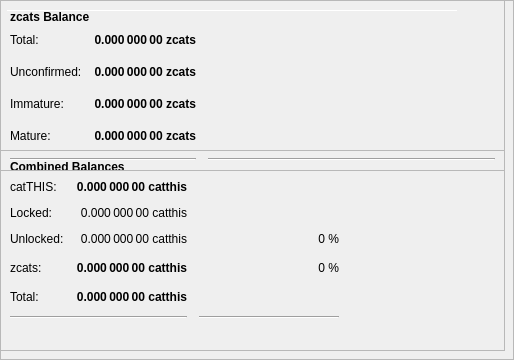
        <widget class="QFrame" name="frameObfuscation">
         <property name="minimumSize">
          <size>
           <width>0</width>
           <height>350</height>
          </size>
         </property>
         <property name="layoutDirection">
          <enum>Qt::LeftToRight</enum>
         </property>
         <property name="frameShape">
          <enum>QFrame::StyledPanel</enum>
         </property>
         <property name="frameShadow">
          <enum>QFrame::Raised</enum>
         </property>
         <widget class="QPushButton" name="runAutoDenom">
          <property name="geometry">
           <rect>
            <x>251</x>
            <y>17</y>
            <width>1</width>
            <height>1</height>
           </rect>
          </property>
          <property name="palette">
           <palette>
            <active>
             <colorrole role="WindowText">
              <brush brushstyle="SolidPattern">
               <color alpha="255">
                <red>0</red>
                <green>0</green>
                <blue>0</blue>
               </color>
              </brush>
             </colorrole>
             <colorrole role="Button">
              <brush brushstyle="SolidPattern">
               <color alpha="255">
                <red>239</red>
                <green>238</green>
                <blue>238</blue>
               </color>
              </brush>
             </colorrole>
             <colorrole role="Light">
              <brush brushstyle="SolidPattern">
               <color alpha="255">
                <red>255</red>
                <green>255</green>
                <blue>255</blue>
               </color>
              </brush>
             </colorrole>
             <colorrole role="Midlight">
              <brush brushstyle="SolidPattern">
               <color alpha="255">
                <red>247</red>
                <green>246</green>
                <blue>246</blue>
               </color>
              </brush>
             </colorrole>
             <colorrole role="Dark">
              <brush brushstyle="SolidPattern">
               <color alpha="255">
                <red>119</red>
                <green>119</green>
                <blue>119</blue>
               </color>
              </brush>
             </colorrole>
             <colorrole role="Mid">
              <brush brushstyle="SolidPattern">
               <color alpha="255">
                <red>159</red>
                <green>159</green>
                <blue>159</blue>
               </color>
              </brush>
             </colorrole>
             <colorrole role="Text">
              <brush brushstyle="SolidPattern">
               <color alpha="255">
                <red>0</red>
                <green>0</green>
                <blue>0</blue>
               </color>
              </brush>
             </colorrole>
             <colorrole role="BrightText">
              <brush brushstyle="SolidPattern">
               <color alpha="255">
                <red>255</red>
                <green>255</green>
                <blue>255</blue>
               </color>
              </brush>
             </colorrole>
             <colorrole role="ButtonText">
              <brush brushstyle="SolidPattern">
               <color alpha="255">
                <red>0</red>
                <green>0</green>
                <blue>0</blue>
               </color>
              </brush>
             </colorrole>
             <colorrole role="Base">
              <brush brushstyle="SolidPattern">
               <color alpha="255">
                <red>255</red>
                <green>255</green>
                <blue>255</blue>
               </color>
              </brush>
             </colorrole>
             <colorrole role="Window">
              <brush brushstyle="SolidPattern">
               <color alpha="255">
                <red>239</red>
                <green>238</green>
                <blue>238</blue>
               </color>
              </brush>
             </colorrole>
             <colorrole role="Shadow">
              <brush brushstyle="SolidPattern">
               <color alpha="255">
                <red>0</red>
                <green>0</green>
                <blue>0</blue>
               </color>
              </brush>
             </colorrole>
             <colorrole role="AlternateBase">
              <brush brushstyle="SolidPattern">
               <color alpha="255">
                <red>247</red>
                <green>246</green>
                <blue>246</blue>
               </color>
              </brush>
             </colorrole>
             <colorrole role="ToolTipBase">
              <brush brushstyle="SolidPattern">
               <color alpha="255">
                <red>255</red>
                <green>255</green>
                <blue>220</blue>
               </color>
              </brush>
             </colorrole>
             <colorrole role="ToolTipText">
              <brush brushstyle="SolidPattern">
               <color alpha="255">
                <red>0</red>
                <green>0</green>
                <blue>0</blue>
               </color>
              </brush>
             </colorrole>
            </active>
            <inactive>
             <colorrole role="WindowText">
              <brush brushstyle="SolidPattern">
               <color alpha="255">
                <red>0</red>
                <green>0</green>
                <blue>0</blue>
               </color>
              </brush>
             </colorrole>
             <colorrole role="Button">
              <brush brushstyle="SolidPattern">
               <color alpha="255">
                <red>239</red>
                <green>238</green>
                <blue>238</blue>
               </color>
              </brush>
             </colorrole>
             <colorrole role="Light">
              <brush brushstyle="SolidPattern">
               <color alpha="255">
                <red>255</red>
                <green>255</green>
                <blue>255</blue>
               </color>
              </brush>
             </colorrole>
             <colorrole role="Midlight">
              <brush brushstyle="SolidPattern">
               <color alpha="255">
                <red>247</red>
                <green>246</green>
                <blue>246</blue>
               </color>
              </brush>
             </colorrole>
             <colorrole role="Dark">
              <brush brushstyle="SolidPattern">
               <color alpha="255">
                <red>119</red>
                <green>119</green>
                <blue>119</blue>
               </color>
              </brush>
             </colorrole>
             <colorrole role="Mid">
              <brush brushstyle="SolidPattern">
               <color alpha="255">
                <red>159</red>
                <green>159</green>
                <blue>159</blue>
               </color>
              </brush>
             </colorrole>
             <colorrole role="Text">
              <brush brushstyle="SolidPattern">
               <color alpha="255">
                <red>0</red>
                <green>0</green>
                <blue>0</blue>
               </color>
              </brush>
             </colorrole>
             <colorrole role="BrightText">
              <brush brushstyle="SolidPattern">
               <color alpha="255">
                <red>255</red>
                <green>255</green>
                <blue>255</blue>
               </color>
              </brush>
             </colorrole>
             <colorrole role="ButtonText">
              <brush brushstyle="SolidPattern">
               <color alpha="255">
                <red>0</red>
                <green>0</green>
                <blue>0</blue>
               </color>
              </brush>
             </colorrole>
             <colorrole role="Base">
              <brush brushstyle="SolidPattern">
               <color alpha="255">
                <red>255</red>
                <green>255</green>
                <blue>255</blue>
               </color>
              </brush>
             </colorrole>
             <colorrole role="Window">
              <brush brushstyle="SolidPattern">
               <color alpha="255">
                <red>239</red>
                <green>238</green>
                <blue>238</blue>
               </color>
              </brush>
             </colorrole>
             <colorrole role="Shadow">
              <brush brushstyle="SolidPattern">
               <color alpha="255">
                <red>0</red>
                <green>0</green>
                <blue>0</blue>
               </color>
              </brush>
             </colorrole>
             <colorrole role="AlternateBase">
              <brush brushstyle="SolidPattern">
               <color alpha="255">
                <red>247</red>
                <green>246</green>
                <blue>246</blue>
               </color>
              </brush>
             </colorrole>
             <colorrole role="ToolTipBase">
              <brush brushstyle="SolidPattern">
               <color alpha="255">
                <red>255</red>
                <green>255</green>
                <blue>220</blue>
               </color>
              </brush>
             </colorrole>
             <colorrole role="ToolTipText">
              <brush brushstyle="SolidPattern">
               <color alpha="255">
                <red>0</red>
                <green>0</green>
                <blue>0</blue>
               </color>
              </brush>
             </colorrole>
            </inactive>
            <disabled>
             <colorrole role="WindowText">
              <brush brushstyle="SolidPattern">
               <color alpha="255">
                <red>119</red>
                <green>119</green>
                <blue>119</blue>
               </color>
              </brush>
             </colorrole>
             <colorrole role="Button">
              <brush brushstyle="SolidPattern">
               <color alpha="255">
                <red>239</red>
                <green>238</green>
                <blue>238</blue>
               </color>
              </brush>
             </colorrole>
             <colorrole role="Light">
              <brush brushstyle="SolidPattern">
               <color alpha="255">
                <red>255</red>
                <green>255</green>
                <blue>255</blue>
               </color>
              </brush>
             </colorrole>
             <colorrole role="Midlight">
              <brush brushstyle="SolidPattern">
               <color alpha="255">
                <red>247</red>
                <green>246</green>
                <blue>246</blue>
               </color>
              </brush>
             </colorrole>
             <colorrole role="Dark">
              <brush brushstyle="SolidPattern">
               <color alpha="255">
                <red>119</red>
                <green>119</green>
                <blue>119</blue>
               </color>
              </brush>
             </colorrole>
             <colorrole role="Mid">
              <brush brushstyle="SolidPattern">
               <color alpha="255">
                <red>159</red>
                <green>159</green>
                <blue>159</blue>
               </color>
              </brush>
             </colorrole>
             <colorrole role="Text">
              <brush brushstyle="SolidPattern">
               <color alpha="255">
                <red>119</red>
                <green>119</green>
                <blue>119</blue>
               </color>
              </brush>
             </colorrole>
             <colorrole role="BrightText">
              <brush brushstyle="SolidPattern">
               <color alpha="255">
                <red>255</red>
                <green>255</green>
                <blue>255</blue>
               </color>
              </brush>
             </colorrole>
             <colorrole role="ButtonText">
              <brush brushstyle="SolidPattern">
               <color alpha="255">
                <red>119</red>
                <green>119</green>
                <blue>119</blue>
               </color>
              </brush>
             </colorrole>
             <colorrole role="Base">
              <brush brushstyle="SolidPattern">
               <color alpha="255">
                <red>239</red>
                <green>238</green>
                <blue>238</blue>
               </color>
              </brush>
             </colorrole>
             <colorrole role="Window">
              <brush brushstyle="SolidPattern">
               <color alpha="255">
                <red>239</red>
                <green>238</green>
                <blue>238</blue>
               </color>
              </brush>
             </colorrole>
             <colorrole role="Shadow">
              <brush brushstyle="SolidPattern">
               <color alpha="255">
                <red>0</red>
                <green>0</green>
                <blue>0</blue>
               </color>
              </brush>
             </colorrole>
             <colorrole role="AlternateBase">
              <brush brushstyle="SolidPattern">
               <color alpha="255">
                <red>239</red>
                <green>238</green>
                <blue>238</blue>
               </color>
              </brush>
             </colorrole>
             <colorrole role="ToolTipBase">
              <brush brushstyle="SolidPattern">
               <color alpha="255">
                <red>255</red>
                <green>255</green>
                <blue>220</blue>
               </color>
              </brush>
             </colorrole>
             <colorrole role="ToolTipText">
              <brush brushstyle="SolidPattern">
               <color alpha="255">
                <red>0</red>
                <green>0</green>
                <blue>0</blue>
               </color>
              </brush>
             </colorrole>
            </disabled>
           </palette>
          </property>
          <property name="focusPolicy">
           <enum>Qt::NoFocus</enum>
          </property>
          <property name="autoFillBackground">
           <bool>true</bool>
          </property>
          <property name="text">
           <string/>
          </property>
          <property name="flat">
           <bool>true</bool>
          </property>
         </widget>
         <widget class="Line" name="line">
          <property name="geometry">
           <rect>
            <x>7</x>
            <y>10</y>
            <width>451</width>
            <height>1</height>
           </rect>
          </property>
          <property name="orientation">
           <enum>Qt::Horizontal</enum>
          </property>
         </widget>
         <widget class="QFrame" name="frame_3">
          <property name="geometry">
           <rect>
            <x>0</x>
            <y>150</y>
            <width>505</width>
            <height>201</height>
           </rect>
          </property>
          <property name="frameShape">
           <enum>QFrame::StyledPanel</enum>
          </property>
          <property name="frameShadow">
           <enum>QFrame::Raised</enum>
          </property>
          <layout class="QVBoxLayout" name="verticalLayout_5">
           <item>
            <layout class="QHBoxLayout" name="horizontalLayout_5" stretch="0">
             <item>
              <widget class="QLabel" name="label_5z">
               <property name="maximumSize">
                <size>
                 <width>16777215</width>
                 <height>20</height>
                </size>
               </property>
               <property name="font">
                <font>
                 <weight>75</weight>
                 <bold>true</bold>
                </font>
               </property>
               <property name="toolTip">
                <string>Combined Balances (including unconfirmed and immature coins)</string>
               </property>
               <property name="text">
                <string>&lt;html&gt;&lt;head/&gt;&lt;body&gt;&lt;p&gt;Combined Balances&lt;/p&gt;&lt;/body&gt;&lt;/html&gt;</string>
               </property>
              </widget>
             </item>
            </layout>
           </item>
           <item>
            <layout class="QGridLayout" name="gridLayout_3">
             <property name="spacing">
              <number>12</number>
             </property>
             <item row="7" column="0" colspan="2">
              <widget class="Line" name="lineSpendableBalance_3">
               <property name="orientation">
                <enum>Qt::Horizontal</enum>
               </property>
              </widget>
             </item>
             <item row="7" column="2">
              <widget class="Line" name="lineWatchBalance_3">
               <property name="sizePolicy">
                <sizepolicy hsizetype="Preferred" vsizetype="Fixed">
                 <horstretch>0</horstretch>
                 <verstretch>0</verstretch>
                </sizepolicy>
               </property>
               <property name="minimumSize">
                <size>
                 <width>140</width>
                 <height>0</height>
                </size>
               </property>
               <property name="orientation">
                <enum>Qt::Horizontal</enum>
               </property>
              </widget>
             </item>
             <item row="4" column="1">
              <widget class="QLabel" name="labelzBalancez">
               <property name="font">
                <font>
                 <weight>75</weight>
                 <bold>true</bold>
                </font>
               </property>
               <property name="cursor">
                <cursorShape>IBeamCursor</cursorShape>
               </property>
               <property name="toolTip">
                <string>Total of transactions that have yet to be confirmed, and do not yet count toward the spendable balance</string>
               </property>
               <property name="text">
                <string notr="true">0.000 000 00 catthis</string>
               </property>
               <property name="alignment">
                <set>Qt::AlignRight|Qt::AlignTrailing|Qt::AlignVCenter</set>
               </property>
               <property name="textInteractionFlags">
                <set>Qt::LinksAccessibleByMouse|Qt::TextSelectableByKeyboard|Qt::TextSelectableByMouse</set>
               </property>
              </widget>
             </item>
             <item row="6" column="1">
              <widget class="QLabel" name="labelTotalz">
               <property name="font">
                <font>
                 <weight>75</weight>
                 <bold>true</bold>
                </font>
               </property>
               <property name="cursor">
                <cursorShape>IBeamCursor</cursorShape>
               </property>
               <property name="toolTip">
                <string>Total Balance, including unconfirmed and immature coins.</string>
               </property>
               <property name="text">
                <string notr="true">0.000 000 00 catthis</string>
               </property>
               <property name="alignment">
                <set>Qt::AlignRight|Qt::AlignTrailing|Qt::AlignVCenter</set>
               </property>
               <property name="textInteractionFlags">
                <set>Qt::LinksAccessibleByMouse|Qt::TextSelectableByKeyboard|Qt::TextSelectableByMouse</set>
               </property>
              </widget>
             </item>
             <item row="4" column="3">
              <spacer name="horizontalSpacer_6">
               <property name="orientation">
                <enum>Qt::Horizontal</enum>
               </property>
               <property name="sizeHint" stdset="0">
                <size>
                 <width>40</width>
                 <height>20</height>
                </size>
               </property>
              </spacer>
             </item>
             <item row="6" column="0">
              <widget class="QLabel" name="labelTotalTextz">
               <property name="text">
                <string>Total:</string>
               </property>
              </widget>
             </item>
             <item row="1" column="0">
              <widget class="QLabel" name="labelBalanceTextz">
               <property name="text">
                <string>catTHIS:</string>
               </property>
              </widget>
             </item>
             <item row="1" column="1">
              <widget class="QLabel" name="labelBalancez">
               <property name="font">
                <font>
                 <weight>75</weight>
                 <bold>true</bold>
                </font>
               </property>
               <property name="cursor">
                <cursorShape>IBeamCursor</cursorShape>
               </property>
               <property name="toolTip">
                <string>Your current spendable balance</string>
               </property>
               <property name="text">
                <string notr="true">0.000 000 00 catthis</string>
               </property>
               <property name="alignment">
                <set>Qt::AlignRight|Qt::AlignTrailing|Qt::AlignVCenter</set>
               </property>
               <property name="textInteractionFlags">
                <set>Qt::LinksAccessibleByMouse|Qt::TextSelectableByKeyboard|Qt::TextSelectableByMouse</set>
               </property>
              </widget>
             </item>
             <item row="4" column="0">
              <widget class="QLabel" name="labelzBalanceTextz">
               <property name="toolTip">
                <string/>
               </property>
               <property name="text">
                <string>zcats:</string>
               </property>
              </widget>
             </item>
             <item row="4" column="2">
              <widget class="QLabel" name="labelzcatsPercent">
               <property name="toolTip">
                <string>Current percentage of zcats.
If AutoMint is enabled this percentage will settle around the configured AutoMint percentage (default = 10%)</string>
               </property>
               <property name="text">
                <string>0 %</string>
               </property>
               <property name="alignment">
                <set>Qt::AlignRight|Qt::AlignTrailing|Qt::AlignVCenter</set>
               </property>
              </widget>
             </item>
             <item row="6" column="2">
              <widget class="QLabel" name="label100Percent">
               <property name="text">
                <string/>
               </property>
               <property name="alignment">
                <set>Qt::AlignRight|Qt::AlignTrailing|Qt::AlignVCenter</set>
               </property>
              </widget>
             </item>
             <item row="2" column="1">
              <widget class="QLabel" name="labelLockedBalance">
               <property name="toolTip">
                <string>Locked catthis or Masternode collaterals. These are excluded from zcats minting.</string>
               </property>
               <property name="text">
                <string>0.000 000 00 catthis</string>
               </property>
               <property name="alignment">
                <set>Qt::AlignRight|Qt::AlignTrailing|Qt::AlignVCenter</set>
               </property>
              </widget>
             </item>
             <item row="2" column="0">
              <widget class="QLabel" name="labelLockedBalanceText">
               <property name="toolTip">
                <string>Locked catthis or Masternode collaterals. These are excluded from zcats minting.</string>
               </property>
               <property name="text">
                <string>Locked:</string>
               </property>
              </widget>
             </item>
             <item row="3" column="0">
              <widget class="QLabel" name="labelUnLockedBalanceText">
               <property name="toolTip">
                <string>Unlocked catthiss. These can be used for zcats minting.</string>
               </property>
               <property name="text">
                <string>Unlocked:</string>
               </property>
              </widget>
             </item>
             <item row="3" column="1">
              <widget class="QLabel" name="labelUnLockedBalance">
               <property name="toolTip">
                <string>Unlocked catthiss. These can be used for zcats minting.</string>
               </property>
               <property name="text">
                <string>0.000 000 00 catthis</string>
               </property>
               <property name="alignment">
                <set>Qt::AlignRight|Qt::AlignTrailing|Qt::AlignVCenter</set>
               </property>
              </widget>
             </item>
             <item row="3" column="2">
              <widget class="QLabel" name="labelcatthisPercent">
               <property name="text">
                <string>0 %</string>
               </property>
               <property name="alignment">
                <set>Qt::AlignRight|Qt::AlignTrailing|Qt::AlignVCenter</set>
               </property>
              </widget>
             </item>
            </layout>
           </item>
           <item>
            <spacer name="verticalSpacer">
             <property name="orientation">
              <enum>Qt::Vertical</enum>
             </property>
             <property name="sizeHint" stdset="0">
              <size>
               <width>20</width>
               <height>40</height>
              </size>
             </property>
            </spacer>
           </item>
          </layout>
         </widget>
         <widget class="QFrame" name="frame_4">
          <property name="geometry">
           <rect>
            <x>0</x>
            <y>0</y>
            <width>505</width>
            <height>171</height>
           </rect>
          </property>
          <property name="frameShape">
           <enum>QFrame::StyledPanel</enum>
          </property>
          <property name="frameShadow">
           <enum>QFrame::Raised</enum>
          </property>
          <layout class="QVBoxLayout" name="verticalLayout_7">
           <item>
            <layout class="QHBoxLayout" name="horizontalLayout_8" stretch="0">
             <item>
              <widget class="QLabel" name="label_5z_3">
               <property name="maximumSize">
                <size>
                 <width>16777215</width>
                 <height>20</height>
                </size>
               </property>
               <property name="font">
                <font>
                 <weight>75</weight>
                 <bold>true</bold>
                </font>
               </property>
               <property name="text">
                <string>zcats Balance</string>
               </property>
              </widget>
             </item>
            </layout>
           </item>
           <item>
            <layout class="QGridLayout" name="gridLayout_5">
             <property name="spacing">
              <number>12</number>
             </property>
             <item row="4" column="0">
              <widget class="QLabel" name="labelzBalanceMatureText">
               <property name="toolTip">
                <string>Mature: more than 20 confirmation and more than 1 mints of the same denomination after it was minted.
These zcats are spendable.</string>
               </property>
               <property name="text">
                <string>Mature:</string>
               </property>
              </widget>
             </item>
             <item row="5" column="0" colspan="2">
              <widget class="Line" name="lineSpendableBalance_5">
               <property name="orientation">
                <enum>Qt::Horizontal</enum>
               </property>
              </widget>
             </item>
             <item row="1" column="1">
              <widget class="QLabel" name="labelzBalance">
               <property name="font">
                <font>
                 <weight>75</weight>
                 <bold>true</bold>
                </font>
               </property>
               <property name="cursor">
                <cursorShape>IBeamCursor</cursorShape>
               </property>
               <property name="toolTip">
                <string>All available zcats, unconfirmed and immature zcats included.</string>
               </property>
               <property name="text">
                <string notr="true">0.000 000 00 zcats</string>
               </property>
               <property name="alignment">
                <set>Qt::AlignRight|Qt::AlignTrailing|Qt::AlignVCenter</set>
               </property>
               <property name="textInteractionFlags">
                <set>Qt::LinksAccessibleByMouse|Qt::TextSelectableByKeyboard|Qt::TextSelectableByMouse</set>
               </property>
              </widget>
             </item>
             <item row="5" column="2">
              <widget class="Line" name="lineWatchBalance_5">
               <property name="sizePolicy">
                <sizepolicy hsizetype="Preferred" vsizetype="Fixed">
                 <horstretch>0</horstretch>
                 <verstretch>0</verstretch>
                </sizepolicy>
               </property>
               <property name="minimumSize">
                <size>
                 <width>140</width>
                 <height>0</height>
                </size>
               </property>
               <property name="orientation">
                <enum>Qt::Horizontal</enum>
               </property>
              </widget>
             </item>
             <item row="1" column="0">
              <widget class="QLabel" name="labelzBalanceText">
               <property name="toolTip">
                <string>All available zcats, unconfirmed and immature zcats included.</string>
               </property>
               <property name="text">
                <string>Total:</string>
               </property>
              </widget>
             </item>
             <item row="1" column="2">
              <spacer name="horizontalSpacer_8">
               <property name="orientation">
                <enum>Qt::Horizontal</enum>
               </property>
               <property name="sizeHint" stdset="0">
                <size>
                 <width>40</width>
                 <height>20</height>
                </size>
               </property>
              </spacer>
             </item>
             <item row="4" column="2">
              <spacer name="horizontalSpacer_4">
               <property name="orientation">
                <enum>Qt::Horizontal</enum>
               </property>
               <property name="sizeHint" stdset="0">
                <size>
                 <width>40</width>
                 <height>20</height>
                </size>
               </property>
              </spacer>
             </item>
             <item row="4" column="1">
              <widget class="QLabel" name="labelzBalanceMature">
               <property name="font">
                <font>
                 <weight>75</weight>
                 <bold>true</bold>
                </font>
               </property>
               <property name="toolTip">
                <string>Mature: more than 20 confirmation and more than 1 mints of the same denomination after it was minted.
These zcats are spendable.</string>
               </property>
               <property name="text">
                <string>0.000 000 00 zcats</string>
               </property>
               <property name="alignment">
                <set>Qt::AlignRight|Qt::AlignTrailing|Qt::AlignVCenter</set>
               </property>
              </widget>
             </item>
             <item row="2" column="0">
              <widget class="QLabel" name="labelzBalanceUnconfirmedText">
               <property name="toolTip">
                <string>Unconfirmed: less than 20 confirmations
Immature: confirmed, but less than 1 mints of the same denomination after it was minted</string>
               </property>
               <property name="text">
                <string>Unconfirmed:</string>
               </property>
              </widget>
             </item>
             <item row="2" column="1">
              <widget class="QLabel" name="labelzBalanceUnconfirmed">
               <property name="font">
                <font>
                 <weight>75</weight>
                 <bold>true</bold>
                </font>
               </property>
               <property name="toolTip">
                <string>Unconfirmed: less than 20 confirmations
Immature: confirmed, but less than 1 mints of the same denomination after it was minted</string>
               </property>
               <property name="text">
                <string>0.000 000 00 zcats</string>
               </property>
               <property name="alignment">
                <set>Qt::AlignRight|Qt::AlignTrailing|Qt::AlignVCenter</set>
               </property>
              </widget>
             </item>
             <item row="2" column="2">
              <spacer name="horizontalSpacer_5">
               <property name="orientation">
                <enum>Qt::Horizontal</enum>
               </property>
               <property name="sizeHint" stdset="0">
                <size>
                 <width>40</width>
                 <height>20</height>
                </size>
               </property>
              </spacer>
             </item>
             <item row="3" column="0">
              <widget class="QLabel" name="labelzBalanceImmatureText">
               <property name="toolTip">
                <string>Unconfirmed: less than 20 confirmations
Immature: confirmed, but less than 1 mints of the same denomination after it was minted</string>
               </property>
               <property name="text">
                <string>Immature:</string>
               </property>
              </widget>
             </item>
             <item row="3" column="1">
              <widget class="QLabel" name="labelzBalanceImmature">
               <property name="font">
                <font>
                 <weight>75</weight>
                 <bold>true</bold>
                </font>
               </property>
               <property name="toolTip">
                <string>Unconfirmed: less than 20 confirmations
Immature: confirmed, but less than 1 mints of the same denomination after it was minted</string>
               </property>
               <property name="text">
                <string>0.000 000 00 zcats</string>
               </property>
               <property name="alignment">
                <set>Qt::AlignRight|Qt::AlignTrailing|Qt::AlignVCenter</set>
               </property>
              </widget>
             </item>
             <item row="3" column="2">
              <spacer name="horizontalSpacer_7">
               <property name="orientation">
                <enum>Qt::Horizontal</enum>
               </property>
               <property name="sizeHint" stdset="0">
                <size>
                 <width>40</width>
                 <height>20</height>
                </size>
               </property>
              </spacer>
             </item>
            </layout>
           </item>
          </layout>
         </widget>
        </widget>
